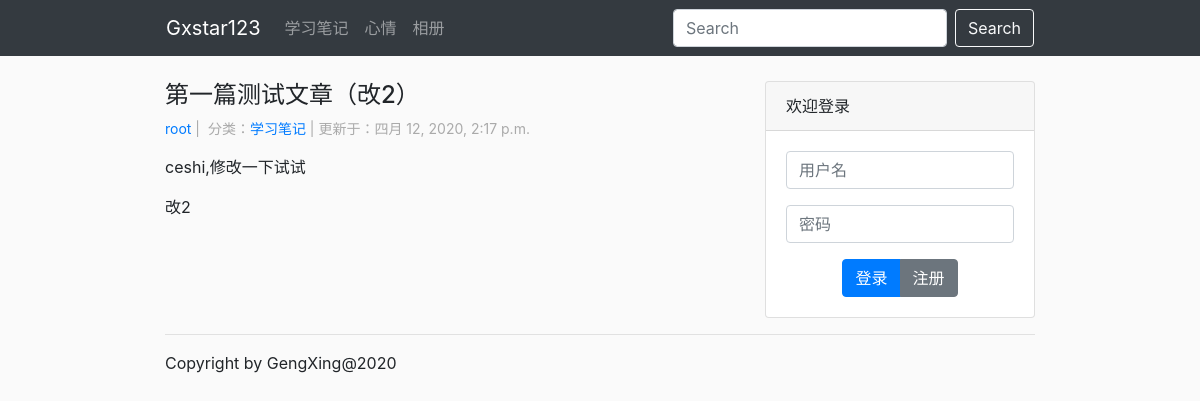
The app's page /blog/showArticle_2/, older data.
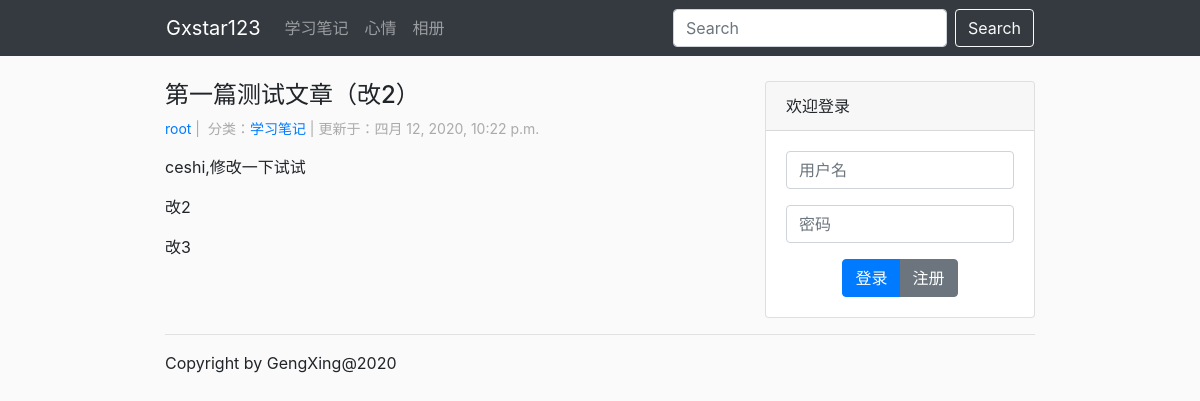
The same page, newer data.
### blog/models.py (models this page shows, shortened)
class Category(models.Model):
    category=models.CharField('分类',max_length=100)
    class Meta:
        verbose_name="博客分类"
        verbose_name_plural = verbose_name
    def __str__(self):
        return self.category

class Article(models.Model):
    title=models.CharField('标题',max_length=100)
    author=models.ForeignKey(User,on_delete=models.CASCADE,verbose_name='用户')
    cover=models.URLField('封面地址',default='https://i.loli.net/2020/04/08/IHWehlbkQ5nxEma.jpg')
    body=RichTextField()
    createTime=models.DateTimeField('创建时间',auto_now_add=True,null=True)
    updateTime=models.DateTimeField('修改时间',auto_now=True)
    category=models.ForeignKey(Category,on_delete=models.DO_NOTHING,verbose_name='分类',blank=True,null=True)
    class Meta:
        verbose_name="文章"
        verbose_name_plural = verbose_name

### blog/views.py (the view)
# urls.py: path('showArticle_<int:article_id>/',views.showArticle,name='showArticle'),
def showArticle(request,article_id):
    AllCategory = Category.objects.all()
    article=Article.objects.get(id=article_id)
    context = {
        'LoginForm':LoginForm,
        'AllCategory': AllCategory,
        'errorMsg':'',
        'currentuser':request.user,
        'article':article
    }
    return render(request,'blog/article_show.html',context)

### blog/templates/blog/article_show.html (shortened to what this page needs)
{% extends "blog/layout.html" %}
{% block content %}
<h4>{{article.title}}</h4>
<p class="info">
    <a href="">{{article.author.username}}</a><span> | &nbsp;分类：</span><a href="">{{article.category}}</a><span> |&nbsp;更新于：</span><time>{{article.updateTime}}</time>
</p>
<article>
    {{article.body|safe}}
</article>
{% endblock %}

### blog/templates/blog/layout.html (shortened to what this page needs)
<!DOCTYPE html>
<html lang="en">
<head>
    {% load static %}
    <link href="https://cdn.bootcss.com/twitter-bootstrap/4.4.1/css/bootstrap.min.css" rel="stylesheet">
    <link rel="stylesheet" href="{% static 'blog/style.css' %}">
</head>
<body style="background-color: #fafafa;">
    <header class="bg-dark">
        <nav class="navbar navbar-expand-lg navbar-dark bg-dark container">
            <a class="navbar-brand" href="{% url 'bloghome' %}">Gxstar123</a>
            <div class="collapse navbar-collapse" id="navbarSupportedContent">
              <ul class="navbar-nav mr-auto">
                {% for category in AllCategory %}
                <li class="nav-item">
                  <a href="{% url 'showCategory' category.id %}" class="nav-link">{{category.category}}</a>
                </li>
                {% endfor %}
              </ul>
              <form class="form-inline my-2 my-lg-0">
                <input class="form-control mr-sm-2" type="search" placeholder="Search" aria-label="Search">
                <button class="btn btn-outline-light my-2 my-sm-0" type="submit">Search</button>
              </form>
            </div>
          </nav>
    </header>
    <div class="container">
      <section class="row justify-content-between">
        <div class="col-sm-8 content">{% block content %}{% endblock %}</div>
        <div class="col-sm-4 content">{% include "blog/sidebar.html" %}</div>
      </section>
    </div>
    <footer>
      <section class="container">
        <hr />
        <p>Copyright by GengXing@2020</p>
      </section>
    </footer>
</body>
</html>

### blog/templates/blog/sidebar.html (shortened to what this page needs)
{% if user.is_authenticated %}
<div class="card">
    <div class="card-header">欢迎</div>
    <div class="card-body">
        <form id="logoutForm" action="logout/" method="post" class="navbar-right">
            {% csrf_token %}
            <span class="show_block">欢迎回来：{{ user.username }}</span>
            <a href="{% url 'article_create' %}" class='text-primary show_block'>新文章</a>
            <button class="btn btn-secondary" type="submit" onclick="document.getElementById('logoutForm').submit()">退出</button>
        </form>
    </div>
</div>
{% else %}
<div class="card">
    <div class="card-header">欢迎登录</div>
    <div class="card-body">
        <form action="/blog/" method="POST" class="text-center">
            <div class="form-group">{{LoginForm.LoUsername}}</div>
            <div class="form-group">{{LoginForm.LoPwd}}</div>
            <div class="btn-group">
                <button type="submit" class="btn btn-primary" name='login'>登录</button>
            <button type="button" class="btn btn-secondary" name='register' onclick="alert('暂不支持注册');">注册</button>
            </div>
        </form>
    </div>
</div>
{% endif %}

### blog/static/blog/style.css (style rules this page uses)
@media only screen and (min-width: 768px) { .container { max-width: 900px; } }
.content { margin-top: 25px; border-radius: 5px; }
.info { font-size: 14px; color: #aaa; }

Row changes from the older to the newer data that the page shows:
changed Article "第一篇测试文章（改2）": updateTime "四月 12, 2020, 2:17 p.m." → "四月 12, 2020, 10:22 p.m."; body "ceshi,修改一下试试 改2" → "ceshi,修改一下试试 改2 改3"
